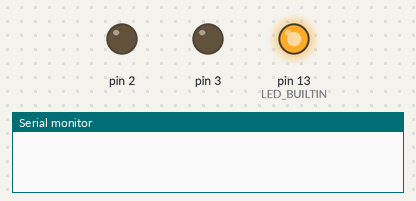
Recording of a sketch running on a simulated Arduino Uno, built with avr-gcc and run on an emulated ATmega328P. Parts: output pins drawn as LEDs (lit = HIGH), the last lines printed to the serial monitor.

Above: at 0.6 s.
At 5.7 s:
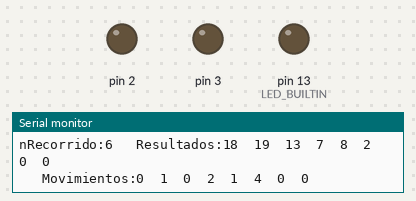
Timing chart, 0 to 7.2 s (numbered marks = the images above):
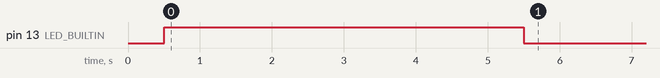

The sketch:

main.ino
```cpp
#include "cuadricula.h"

int error;
int integral = 0;
int derivado = 0;
int lastError = 0;


// Ultrasonidos
const int Trigger = 5;   //Pin digital 69 para el Trigger del sensor
const int Echo = 4;   //Pin digital 4 para el echo del sensor

MPU6050 mpu(Wire);

// Robot
Robot robot(2, 3, 30, 32, 34, 36);

// Cuadricula
int robs[3] = {3,3,3};
int cobs[3] = {1,2,3};
int nobs = 0;
Cuadricula cuadricula(6, 6, robs, cobs, nobs);

// Planificador
int Recorrido[36];
int Movimientos[36];
int Orientacion[36];
int nRecorrido;
int count = 1;
int ro = 3;
int co = 0;
int rf = 0;
int cf = 2;

void IMUcalibration() {
  digitalWrite(LED_BUILTIN, HIGH); //Encender el led al empezar la calibración
  Wire.begin();
  byte status = mpu.begin();
  Serial.print(F("MPU6050 status: "));
  Serial.println(status);
  while (status != 0) { } // stop everything if could not connect to MPU6050
  Serial.println(F("Calculating offsets, do not move MPU6050"));
  delay(1000);
  mpu.calcOffsets(); // gyro and accelero
  Serial.println("Done!\n");
  digitalWrite(LED_BUILTIN, LOW); //Apagar el led al acabar la calibración
}


float giro_z() { // saca el ángulo de la IMU en z
  mpu.update();
  return mpu.getAngleZ();
}


void giro_imu(bool sentido, int valor_giro) { // false = giro izquierda, true = giro derecha
  float giro_inicial, dif;
  dif = 0;
  giro_inicial = giro_z();
  if (sentido) {
    while (dif < valor_giro)
    {
      dif = abs(giro_z() - giro_inicial);

      //Serial.println(dif);
      robot.derecha(80);
    }
    robot.brake();
    return;
  }
  else {
    while (dif < valor_giro )
    {
      dif = abs(giro_z() - giro_inicial);
      //Serial.println(dif);
      robot.izquierda(80);
    }
    robot.brake();
    return ;
  }
}


int ping(int TriggerPin, int EchoPin) {
   long duration, distanceCm;

   digitalWrite(TriggerPin, LOW);  //para generar un pulso limpio ponemos a LOW 4us
   delayMicroseconds(4);
   digitalWrite(TriggerPin, HIGH);  //generamos Trigger (disparo) de 10us
   delayMicroseconds(10);
   digitalWrite(TriggerPin, LOW);

   duration = pulseIn(EchoPin, HIGH);  //medimos el tiempo entre pulsos, en microsegundos

   distanceCm = duration * 10 / 292/ 2;   //convertimos a distancia, en cm
   if(distanceCm>50){distanceCm=50;}
   return distanceCm;
}


void giro(bool sentido, int tgiro) { // false = giro izquierda, true = giro derecha
  if (sentido) {
    robot.derecha(80);
    delay(tgiro);
    robot.brake();
    return;
  }
  else {
    robot.izquierda(80);
    delay(tgiro);
    robot.brake();
    return ;
  }
}


void setup() {
  Serial.begin(9600);
  pinMode(LED_BUILTIN, OUTPUT);
  pinMode(Trigger, OUTPUT); //pin como salida
  pinMode(Echo, INPUT);  //pin como entrada
  digitalWrite(Trigger, LOW);//Inicializamos el pin con 0
  robot.QTRcalibration();
  cuadricula.printAvail();
  //IMUcalibration(); // La IMU ha muerto, oremos
  nRecorrido = cuadricula.Planner(ro, co, rf, cf, Recorrido);
  cuadricula.MovGenerator(nRecorrido, Recorrido, Movimientos, Orientacion);
  Serial.print("nRecorrido:");
  Serial.print(nRecorrido);
  Serial.print("\t Resultados:");
  Serial.print(Recorrido[0]);
  Serial.print('\t');
  Serial.print(Recorrido[1]);
  Serial.print('\t');
  Serial.print(Recorrido[2]);
  Serial.print('\t');
  Serial.print(Recorrido[3]);
  Serial.print('\t');
  Serial.print(Recorrido[4]);
  Serial.print('\t');
  Serial.print(Recorrido[5]);
  Serial.print('\t');
  Serial.print(Recorrido[6]);
  Serial.print('\t');
  Serial.print(Recorrido[7]);
  Serial.println();

  Serial.print("\t Movimientos:");
  Serial.print(Movimientos[0]);
  Serial.print('\t');
  Serial.print(Movimientos[1]);
  Serial.print('\t');
  Serial.print(Movimientos[2]);
  Serial.print('\t');
  Serial.print(Movimientos[3]);
  Serial.print('\t');
  Serial.print(Movimientos[4]);
  Serial.print('\t');
  Serial.print(Movimientos[5]);
  Serial.print('\t');
  Serial.print(Movimientos[6]);
  Serial.print('\t');
  Serial.print(Movimientos[7]);
  Serial.println();
}

void loop() {
  while (robot.checkIntersection()) {
    robot.siguelineas(&integral, &lastError);
  }
  while (!robot.checkIntersection()) {
    robot.siguelineas(&integral, &lastError);
    /*int dist = ping(Trigger, Echo);
    if (dist < 10) {
      int ori_inicio = Orientacion[count-1];
      cuadricula.Tablero[Recorrido[count]].setAvail(false);
      int posr = cuadricula.Tablero[Recorrido[count-1]].getRow();
      int posc = cuadricula.Tablero[Recorrido[count-1]].getCol();
      nRecorrido = cuadricula.Planner(posr, posc, rf, cf, Recorrido);
      cuadricula.MovGenerator(nRecorrido, Recorrido, Movimientos, Orientacion, ori_inicio);
      Serial.print("\t Movimientos:");
      Serial.print(Movimientos[0]);
      Serial.print('\t');
      Serial.print(Movimientos[1]);
      Serial.print('\t');
      Serial.print(Movimientos[2]);
      Serial.print('\t');
      Serial.print(Movimientos[3]);
      Serial.print('\t');
      Serial.print(Movimientos[4]);
      Serial.print('\t');
      Serial.print(Movimientos[5]);
      Serial.print('\t');
      Serial.print(Movimientos[6]);
      Serial.println();
      count = 0;
      Serial.print("ATRAS");
      while (!robot.checkIntersection()) {
        robot.siguelineasReverse(&integral, &lastError);
      }
    }*/
  }
  digitalWrite(LED_BUILTIN, HIGH); // Encender al detectar intersección
  robot.brake();
  delay(200);

  switch (Movimientos[count]){
    case 0:
      Serial.print("SEGUIR");
      robot.brake();
      break;
    case 1:
      Serial.print("IZQUIERDA");
      giro(false, 750);
      break;
    case 2:
      Serial.print("DERECHA");
      giro(true, 750);
      break;
    case 3:
      Serial.print("GIRO 180");
      giro(true, 2000);
      break;
    case 4:
      Serial.print("FINAL");
      robot.adelante(50,50);
      delay(200);
      robot.brake();
      delay(10000);
      break;
    default:
      break;
  }
  Serial.println();
  count++;
  delay(100);
  if (Movimientos[count] == 4) {
     Serial.print("FINAL");
      robot.adelante(50,50);
      delay(500);
      robot.brake();
      delay(1000000);
  }
  else {
    delay(200);
    digitalWrite(LED_BUILTIN, LOW); //Apagar el led al acabar la intersección
  }


}
```

casilla.cpp
```cpp
#include "casilla.h"

Casilla::Casilla(int row, int col){
    _row = row;
    _col = col;
    _avail = true;
    _dist = 0;
    _expl = false;
}


int Casilla::getRow() {
  return _row;
}


int Casilla::getCol() {
  return _col;
}


bool Casilla::getAvail() {
  return _avail;
}


float Casilla::getDist() {
  return _dist;
}


bool Casilla::getExpl() {
  return _expl;
}


void Casilla::setAvail(bool avail) {
  _avail = avail;
}


void Casilla::setDist(float dist) {
  _dist = dist;
}


void Casilla::setExpl(bool expl) {
  _expl = expl;
}
```

casilla.h
```cpp
#ifndef _CASILLA_DISFUNCIONAL
#define _CASILLA_DISFUNCIONAL

#include "Arduino.h"
#include "robot.h"


class Casilla
{
  public:
    Casilla(int row, int col);
    int getRow();
    int getCol();
    bool getAvail();
    float getDist();
    bool getExpl();
    void setAvail(bool avail);
    void setDist(float dist);
    void setExpl(bool expl);
  private:
    int _row;
    int _col;
    float _dist;
    bool _avail;
    bool _expl;
};

#endif
```

cuadricula.cpp
```cpp
#include "cuadricula.h"
#include <QTRSensors.h>
#include "Arduino.h"

Cuadricula::Cuadricula(int rows, int cols, int obs_row[], int obs_col[], int nobs) {
    _rows = rows;
    _cols = cols;
    _nobs = nobs;
    Tablero = (Casilla*)malloc(rows * cols * sizeof(Casilla));

    // Construcción del tablero
    for (int i = 0; i < _rows; i++){
        for (int j = 0; j < _cols; j++){
          Tablero[i*_rows + j] = Casilla(i,j);
          Mat_ady[i][j] = 1;
        }
    }
    // Adición de obstáculos
    for (int i = 0; i < nobs; i++){
      Tablero[rows*obs_row[i]+obs_col[i]].setAvail(false);
      int hola=rows*obs_row[i]+obs_col[i];
      Serial.println(hola);
    }
}


// A utility function to find the vertex with minimum distance value
int Cuadricula::minDistance(int n)  {
  // Inicialización de las posibles casillas
  int idx[] = {n-_rows, n+_rows, n+1, n-1};
  int idx_g[4];
  int count = 0;

  // Comprobación de cada casilla
  for (int i = 0; i < 4; i++) {
    int dif_r = abs(Tablero[idx[i]].getRow() - Tablero[n].getRow());
    int dif_c = abs(Tablero[idx[i]].getCol() - Tablero[n].getCol());
    int sum = dif_r + dif_c;
    if ((idx[i] < (_rows*_cols)) && ( idx[i] >= 0 ) && (sum == 1) && (Tablero[idx[i]].getAvail() == true)) {
      idx_g[count] = idx[i];
      count++;
    }
    else {
//      Serial.print(idx[i]);
//      Serial.println();
    }
  }

  // Initialize min value
  float val_min = Tablero[idx_g[0]].getDist();
  int min_index = idx_g[0];

  // Obtención del índice de la casilla con las distancia mínima
  for (int v = 0; v < count; v++) {
    if ((Tablero[idx_g[v]].getExpl() == false) && (Tablero[idx_g[v]].getDist() <= val_min) && (Tablero[idx_g[v]].getAvail() == true)) {
      val_min = Tablero[idx_g[v]].getDist();
      min_index = idx_g[v];
    }
  }
  return min_index;
}

int Cuadricula::Planner(int ro, int co, int rf, int cf, int Recorrido[]) {
  // Function that implements Dijkstra's single source shortest path algorithm
  // for a graph represented using adjacency matrix representation
  int count = 0, idx_ant = ro*_rows+co;
  int idx = 0;

  for (int i = 0; i < (_rows*_cols); i++) {
    Recorrido[i] = 0;
  }
  // Initialize all distances and explore as false
  for (int i = 0; i < _rows; i++) {
    for (int j = 0; j < _cols; j++) {
      Tablero[i*_rows + j].setDist(sqrt(sq(rf-i)+sq(cf-j)));
      Tablero[i*_rows + j].setExpl(false);
      if ((i == 0) || (j == 0) || (i == (_rows-1)) || (j == (_cols-1)))
        Tablero[i*_rows + j].setAvail(false);

    }
  }
  Tablero[ro*_rows + co].setAvail(true);
  Tablero[rf*_rows + cf].setAvail(true);

  Recorrido[0] = ro*_rows + co;
  count++;

  // Find shortest path for all vertices
  while (idx != (rf*_rows + cf)) {
    // Pick the minimum distance vertex from the set of vertices not
    // yet processed. u is always equal to src in the first iteration.
    idx = minDistance(idx_ant);

    // Mark the picked vertex as processed
    Tablero[idx].setExpl(true);

    Recorrido[count] = idx;
    count++;

    idx_ant = idx;
 }

 return count;
}


void Cuadricula::printTablero() {
    // Calling printer
    for (int i = 0; i < _rows; i++) {
        for (int j = 0; j < _cols; j++) {
          Serial.print(Tablero[i*_rows + j].getAvail());
          Serial.print('\t');
        }
    Serial.println();
    }
}


void Cuadricula::printDistancia() {
    // Calling printer
    for (int i = 0; i < _rows; i++) {
        for (int j = 0; j < _cols; j++) {
          Serial.print(Tablero[i*_rows + j].getDist());
          Serial.print('\t');
        }
    Serial.println();
    }
}

void Cuadricula::printAvail() {
    // Calling printer
    for (int i = 0; i < _rows; i++) {
        for (int j = 0; j < _cols; j++) {
          Serial.print(Tablero[i*_rows + j].getAvail());
          Serial.print('\t');
        }
    Serial.println();
    }
}


void Cuadricula::MovGenerator(int nR, int* Recorrido, int* Movimientos, int* Orientacion, int ori_ini) { // Movimientos: 0-siguelineas, 1-giro izquierda, 2-giro derecha
  int ori; // 0-derecha, 1-arriba, 2-izquierda, 3-abajo;

  for (int i = 0; i < (_rows*_cols); i++) {
    Movimientos[i] = 0;
  }

  if (Recorrido[0] < _cols) {
    ori = 3;
  }
  else if ((Recorrido[0] % _cols) == 0) {
    ori = 0;
  }
  else if ((Recorrido[0] > (_cols*(_rows-1))) && (Recorrido[0] < (_rows*_cols))) {
    ori = 1;
  }
  else if (((Recorrido[0]+1) % _cols) == 0) {
    ori = 2;
  }
  else {
    ori = ori_ini;
  }
  Orientacion[0] = ori;
  Movimientos[0] = 0;
  for (int i = 1; i < nR; i++) {
    int difr = Tablero[Recorrido[i+1]].getRow() - Tablero[Recorrido[i]].getRow();
    int difc = Tablero[Recorrido[i+1]].getCol() - Tablero[Recorrido[i]].getCol();
    int dif = abs(difr) - abs(difc); // 1 - aumenta fila, -1 - aumenta columna
    switch (dif)  {
      case 1:
          if (difr > 0) {
            switch (ori) {
              case 0:
                Movimientos[i] = 2;
                break;
              case 1:
                Movimientos[i] = 3;
                break;
              case 2:
                Movimientos[i] = 1;
                break;
              case 3:
                Movimientos[i] = 0;
                break;
              default:
                Movimientos[i] = 0;
            }
            ori = 3;
          }
          else if (difr < 0) {
            switch (ori) {
              case 0:
                Movimientos[i] = 1;
                break;
              case 1:
                Movimientos[i] = 0;
                break;
              case 2:
                Movimientos[i] = 2;
                break;
              case 3:
                Movimientos[i] = 3;
                break;
              default:
                Movimientos[i] = 0;
            }
            ori = 1;
          }
          break;
      case -1:
          if (difc > 0) {
            switch (ori) {
              case 0:
                Movimientos[i] = 0;
                break;
              case 1:
                Movimientos[i] = 2;
                break;
              case 2:
                Movimientos[i] = 3;
                break;
              case 3:
                Movimientos[i] = 1;
                break;
              default:
                Movimientos[i] = 0;
            }
            ori = 0;
          }
          else if (difc < 0) {
            switch (ori) {
              case 0:
                Movimientos[i] = 3;
                break;
              case 1:
                Movimientos[i] = 1;
                break;
              case 2:
                Movimientos[i] = 0;
                break;
              case 3:
                Movimientos[i] = 2;
                break;
              default:
                Movimientos[i] = 0;
            }
            ori = 2;
          }
          break;
      default:
        Movimientos[i] = 0;
        break;
    }
    Orientacion[i] = ori;
  }
  Movimientos[nR-1] = 4;
}


void Cuadricula::setObs(int idx_o, int idx_f) {
  int ro = Tablero[idx_o].getRow();
  int co = Tablero[idx_o].getCol();
  int rf = Tablero[idx_f].getRow();
  int cf = Tablero[idx_f].getCol();
  Mat_ady[ro][cf] = 0;
  Mat_ady[rf][co] = 0;
}
```

cuadricula.h
```cpp
#ifndef _CUADRICULA_DISFUNCIONAL
#define _CUADRICULA_DISFUNCIONAL


#include "robot.h"
#include "casilla.h"


class Cuadricula
{
  public:
    Cuadricula(int rows, int cols, int obs_row[], int obs_col[], int nobs);
    int Planner(int ro, int co, int rf, int cf, int* Recorrido);
    int minDistance(int n);
    void MovGenerator(int nR, int* Recorrido, int* Movimientos, int* orientatation, int ori_ini=0);
    void setObs(int idx_o, int idx_f);
    void printTablero();
    void printDistancia();
    void printAvail();
    Casilla* Tablero;
  private:
    int _rows;
    int _cols;
    int _nobs;
    int Mat_ady[6][6];
};

#endif
```

robot.h
```cpp
#ifndef _ROBOT_CHULO_
#define _ROBOT_CHULO_


#include "I2Cdev.h"
#include "Wire.h"
#include <MPU6050_light.h>
#include <QTRSensors.h>

//Velocidades
#define rightMaxSpeed 80 // max speed of the robot (0-255)
#define leftMaxSpeed 80 // max speed of the robot (0-255)
#define rightBaseSpeed 50 // this is the speed at which the motors should spin when the robot is perfectly on the line (0-255)
#define leftBaseSpeed 50  // this is the speed at which the motors should spin when the robot is perfectly on the line (0-255)

//Sensor siguelineas
#define Kp 0.5 // experimentar (valores bajos)
#define Ki 0 // no se ni lo que estoy haciendo
#define Kd 30 // experimentar con valores bajos (Ki < Kp < Kd)

class Robot
{
  public:
    Robot(int en1, int en2, int in1, int in2, int in3, int in4);
    void adelante(int DPWM, int IPWM);
    void atras(int DPWM, int IPWM);
    void brake();
    void derecha(int IPWM);
    void izquierda(int DPWM);
    void siguelineas(int* integral, int* lastError);
    void siguelineasReverse(int* integral, int* lastError);
    bool checkIntersection();
    void QTRcalibration();
    int QTRreadLine();

  private:
    int _in1;
    int _in2;
    int _in3;
    int _in4;
    int _en1;
    int _en2;
    QTRSensors qtr;

};

#endif
```

Source omitted: robot.cpp (4699 bytes)
